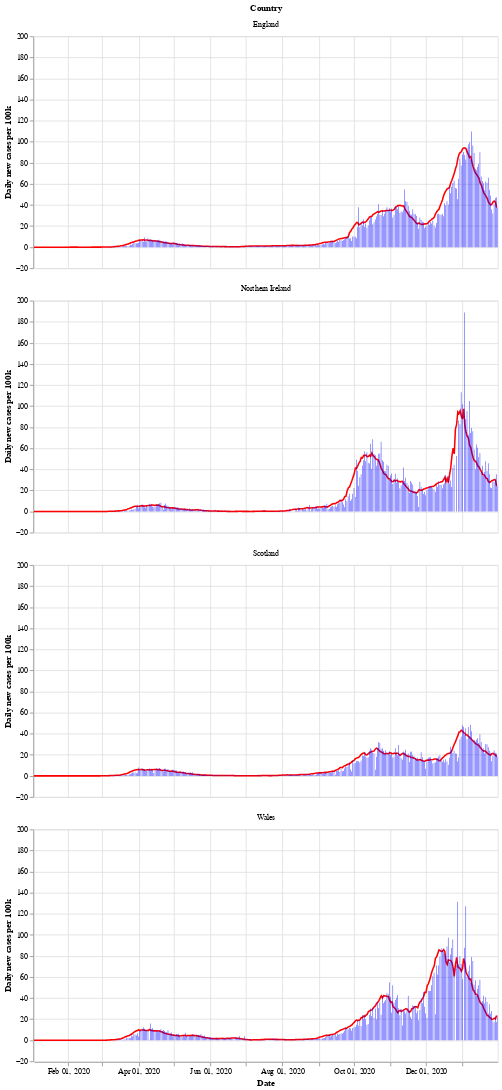

Here is the notebook cell this chart was saved with:
### Markdown cell above
Next is a bar chart of the number of new cases in each country (per 100k population), with the 7 day moving average of cases. Again we see that Wales saw a longer period of raising and falling cases compared to the other countries.

After a period of cases falling, each nation is now seeing a rise in the number of cases - especially in Wales.

### Code cell
# collapse
bars = alt.Chart(uk_cases).mark_bar().encode(
    x=alt.X("yearmonthdate(date):T", axis=alt.Axis(title='Date')),
    y=alt.Y("newCasesRate:Q", axis=alt.Axis(title='Daily new cases per 100k')),
    tooltip='newCasesRate',
    color=alt.condition(
        alt.datum.dailyChange > 0,
        alt.value("orange"),  # The positive color
        alt.value("blue")  # The negative color
    )
).properties(title='New cases per 100k population with rolling 7 day average', width=600).interactive()
line = alt.Chart(uk_cases).mark_line(
    color='red',
    size=2,
).transform_window(
    rolling_mean='mean(newCasesRate)',
    frame=[0, 7],
    groupby=['areaName']
).encode(
    x='yearmonthdate(date):T',
    y='rolling_mean:Q'
)
alt.layer(line, bars, data=uk_cases).facet(alt.Row('areaName', title='Country'), columns=1)

### Figure 1 — Vega-Lite specification as saved in the notebook (floating-point values rounded to 4 significant figures; data arrays with more than 128 entries replaced by an {"elided": "..."} marker saying what was removed)
{"config": {"view": {"continuousWidth": 400, "continuousHeight": 300}}, "data": {"name": "data-b870582804918287f55517c54a1c5cd6"}, "facet": {"type": "nominal", "field": "areaName", "title": "Country"}, "spec": {"layer": [{"mark": {"type": "line", "color": "red", "size": 2}, "encoding": {"x": {"type": "temporal", "field": "date", "timeUnit": "yearmonthdate"}, "y": {"type": "quantitative", "field": "rolling_mean"}}, "transform": [{"window": [{"op": "mean", "field": "newCasesRate", "as": "rolling_mean"}], "frame": [0, 7], "groupby": ["areaName"]}]}, {"mark": "bar", "encoding": {"color": {"condition": {"value": "orange", "test": "(datum.dailyChange > 0)"}, "value": "blue"}, "tooltip": {"type": "quantitative", "field": "newCasesRate"}, "x": {"type": "temporal", "axis": {"title": "Date"}, "field": "date", "timeUnit": "yearmonthdate"}, "y": {"type": "quantitative", "axis": {"title": "Daily new cases per 100k"}, "field": "newCasesRate"}}, "selection": {"selector002": {"type": "interval", "bind": "scales", "encodings": ["x", "y"]}}, "title": "New cases per 100k population with rolling 7 day average", "width": 600}]}, "columns": 1, "$schema": "https://vega.github.io/schema/vega-lite/v4.8.1.json", "datasets": {"data-b870582804918287f55517c54a1c5cd6": {"elided": "1576 records"}}}
